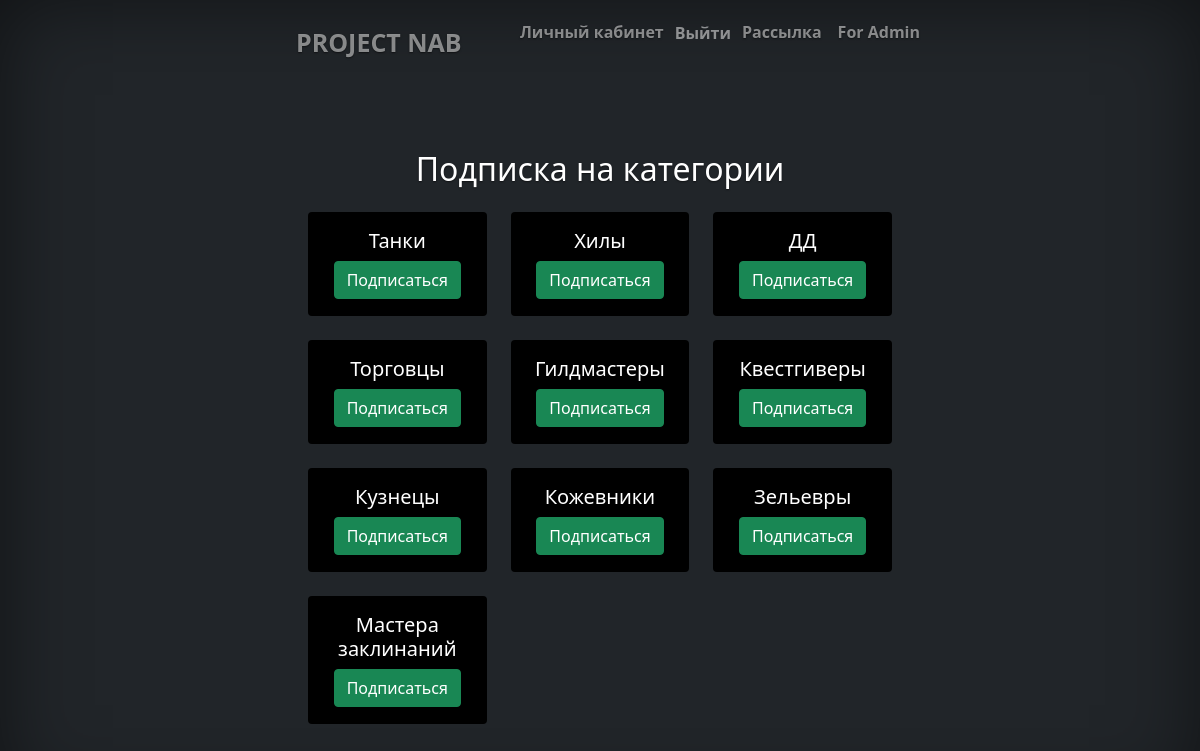
The page /newsletter/ (signed in) on the database its author committed.
### board/models.py (models this page shows, shortened)
class Categories(models.Model):
    name = models.CharField(max_length=100, unique=True)
    class Meta:
        verbose_name = 'Категория'
        verbose_name_plural = 'Категории'

### board/views.py (the view, shortened to what this page needs)
# urls.py: path('newsletter/', newsletter_view, name='newsletter'),
@login_required
def newsletter_view(request):
    categories = Categories.objects.all()
    subscriptions = CategorySubscription.objects.filter(user=request.user)
    subscribed_ids = list(subscriptions.values_list('category_id', flat=True))
    context = {
        'categories': categories,
        'subscribed_ids': subscribed_ids,
    }
    return render(request, 'board/newsletter.html', context)

### templates/board/newsletter.html (shortened to what this page needs)
{% extends 'flatpages/default.html' %}
{% load static %}
{% block content %}
<div class="container">
    <h2>Подписка на категории</h2>
    <div class="row mt-4">
        {% for category in categories %}
        <div class="col-md-4 mb-4">
            <div class="card" style="background-color: black;">
                <div class="card-body">
                    <h5 class="card-title">{{ category.name }}</h5>
                    <form method="post">
                        {% if category.id in subscribed_ids %}
                            <button type="submit" name="action" value="unsubscribe"
                                    class="btn btn-danger">Отписаться</button>
                        {% else %}
                            <button type="submit" name="action" value="subscribe"
                                    class="btn btn-success">Подписаться</button>
                        {% endif %}
                    </form>
                </div>
            </div>
        </div>
        {% endfor %}
    </div>
</div>
{% endblock %}

### static/css/cover.css (style rules this page uses)
body { text-shadow: 0 .05rem .1rem rgba(0, 0, 0, .5); box-shadow: inset 0 0 5rem rgba(0, 0, 0, .5); }

### rows shown on the page
Categories: name "Танки", shows "Подписаться"
Categories: name "Хилы", shows "Подписаться"
Categories: name "ДД", shows "Подписаться"
Categories: name "Торговцы", shows "Подписаться"
Categories: name "Гилдмастеры", shows "Подписаться"
Categories: name "Квестгиверы", shows "Подписаться"
Categories: name "Кузнецы", shows "Подписаться"
Categories: name "Кожевники", shows "Подписаться"
Categories: name "Зельевры", shows "Подписаться"
Categories: name "Мастера заклинаний", shows "Подписаться"
